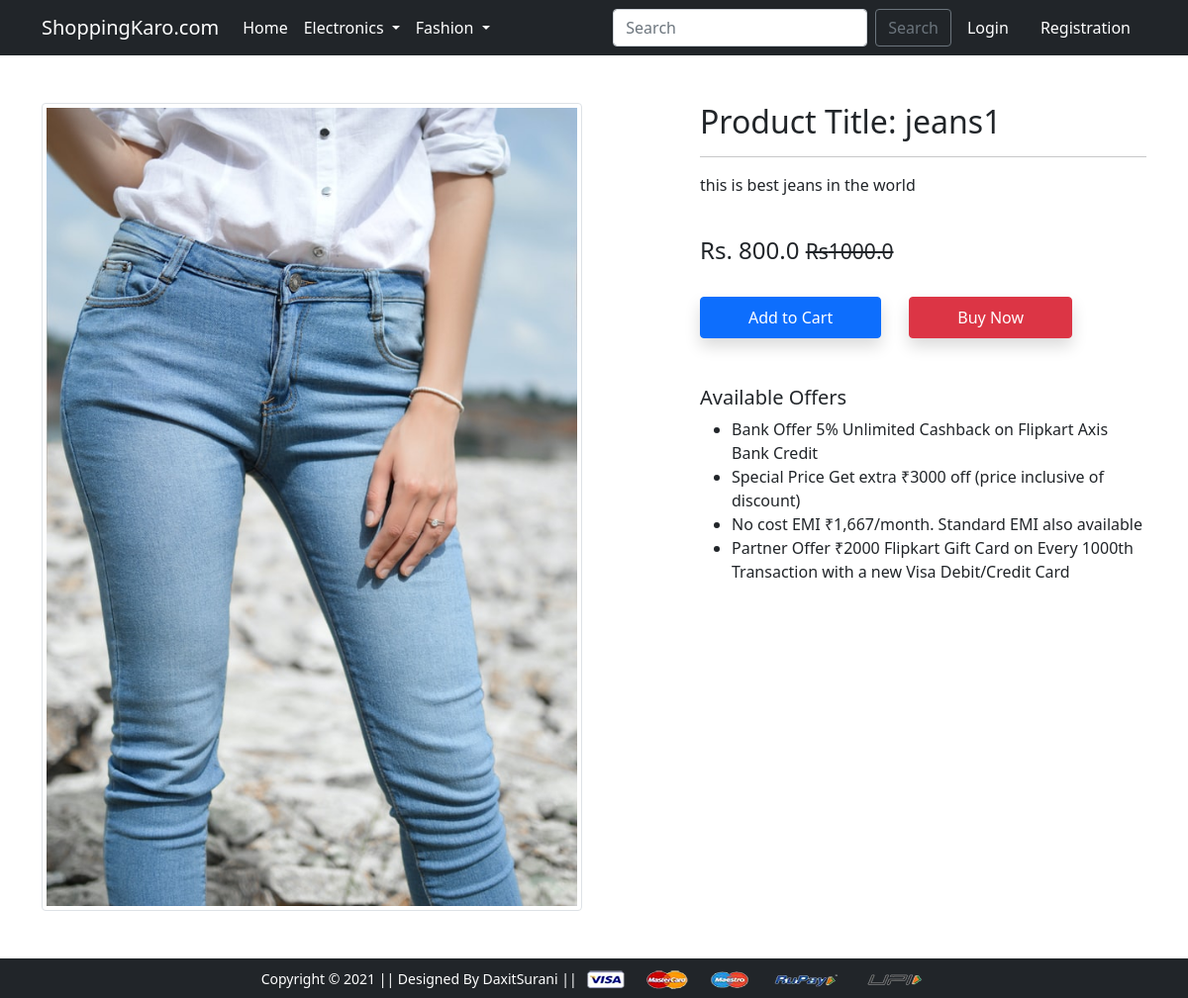
Screenshot of /product-detail/2 with the database file from the repository.
### app/models.py (models this page shows, shortened)
class Product(models.Model):
    title=models.CharField(max_length=100)
    selling_price=models.FloatField()
    discount_price=models.FloatField()
    description=models.TextField()
    brand=models.CharField(max_length=100)
    category=models.CharField(choices=CATEGORY_CHOICE,max_length=2)
    product_img=models.ImageField(upload_to="productimg")

### app/views.py (the view)
# urls.py: path('product-detail/<int:pk>', views.ProductDeatilView.as_view(), name='product-detail'),
class ProductDeatilView(View):
    def get(self,request,pk):
        totalitem=0
        product = Product.objects.get(pk=pk)
        item_already_in_cart=False
        if request.user.is_authenticated:
            totalitem=len(Cart.objects.filter(user=request.user))
            item_already_in_cart=Cart.objects.filter(Q(product=product.id) & Q(user=request.user)).exists()
        return render(request, 'app/productdetail.html',{'product':product,'item_already_in_cart':item_already_in_cart,'totalitem':totalitem})

### app/templates/app/productdetail.html (shortened to what this page needs)
{% extends 'app/base.html' %}
{% load static %}
{% block main-content %}
<div class="container my-5">
    <div class="row">
        <div class="col-sm-6 text-center align-self-center">
            <img src="{{product.product_img.url}}" alt="" class="img-fluid img-thumbnail">
        </div>
        <div class="col-sm-5 offset-sm-1">
            <h2>Product Title: {{product.title}}</h2>
            <hr>
            <p>{{product.description}}</p> <br>
            <h4>Rs. {{product.discount_price}} <small
                    class="fw-light text-decoration-line-through">Rs{{product.selling_price}}</small></h4> <br>
            {% if not request.user.is_authenticated %}
            <form action="/add-to-cart" class="d-inline">
            <button type="submit" class="btn btn-primary shadow px-5 py-2">Add to Cart</button>
            </form>
            {% endif %}
            <a href="{% url 'checkout' %}" class="btn btn-danger shadow px-5 py-2 ms-4">Buy Now</a>
            <h5 class="mt-5">Available Offers</h5>
            <ul>
                <li>Bank Offer 5% Unlimited Cashback on Flipkart Axis Bank Credit</li>
                <li>Special Price Get extra ₹3000 off (price inclusive of discount)</li>
                <li>No cost EMI ₹1,667/month. Standard EMI also available</li>
                <li>Partner Offer ₹2000 Flipkart Gift Card on Every 1000th Transaction with a new Visa Debit/Credit Card
                </li>
            </ul>
        </div>
    </div>
</div>
{% endblock main-content %}

### rows the page displays
Product: product_img (picture), title "jeans1", description "this is best jeans in the world", discount_price "800.0", selling_price "1000.0"
